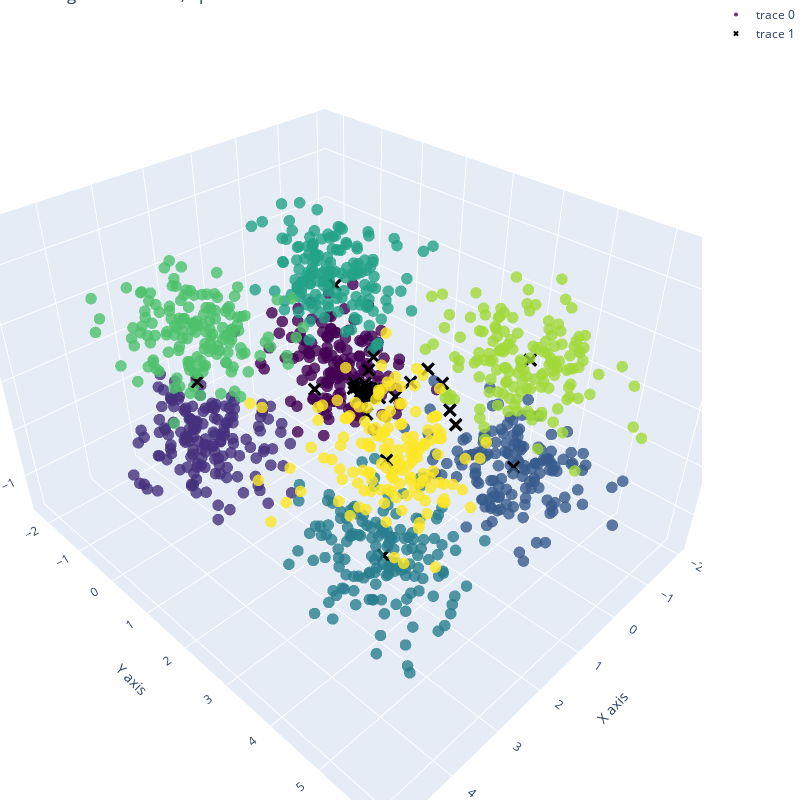

The cell this chart's notebook holds for it:
### Code cell
dim = int(np.sqrt(5*np.sqrt(cube_arr.shape[0])))
som_cube = SOM(dim, dim, 3)
som_cube.train(X=cube_arr, epoch=30, width=1, learningRate=0.001, neighborFun=derivGauss)
plotResults(som_cube, cube, 3, f"", True)

### Figure 1 — Plotly figure (JSON) as saved in the notebook; plotly's stock layout.template omitted (floating-point values rounded to 4 significant figures; data arrays with more than 128 entries replaced by an {"elided": "..."} marker saying what was removed)
{"data": [{"marker": {"color": {"elided": "1200 int values"}, "colorscale": [[0.0, "#440154"], [0.1111, "#482878"], [0.2222, "#3e4989"], [0.3333, "#31688e"], [0.4444, "#26828e"], [0.5556, "#1f9e89"], [0.6667, "#35b779"], [0.7778, "#6ece58"], [0.8889, "#b5de2b"], [1.0, "#fde725"]], "opacity": 0.8, "size": 4}, "mode": "markers", "x": {"elided": "1200 float values"}, "y": {"elided": "1200 float values"}, "z": {"elided": "1200 float values"}, "type": "scatter3d"}, {"marker": {"color": "black", "opacity": 1, "size": 5, "symbol": "x"}, "mode": "markers", "x": {"elided": "169 float values"}, "y": {"elided": "169 float values"}, "z": {"elided": "169 float values"}, "type": "scatter3d"}], "layout": {"margin": {"l": 0, "r": 0, "b": 0, "t": 0}, "title": {"text": "Neighborhood = 1, epoch = 10"}, "width": 800, "height": 800, "scene": {"xaxis": {"title": {"text": "X axis"}}, "yaxis": {"title": {"text": "Y axis"}}, "zaxis": {"title": {"text": "Z axis"}}}}}
